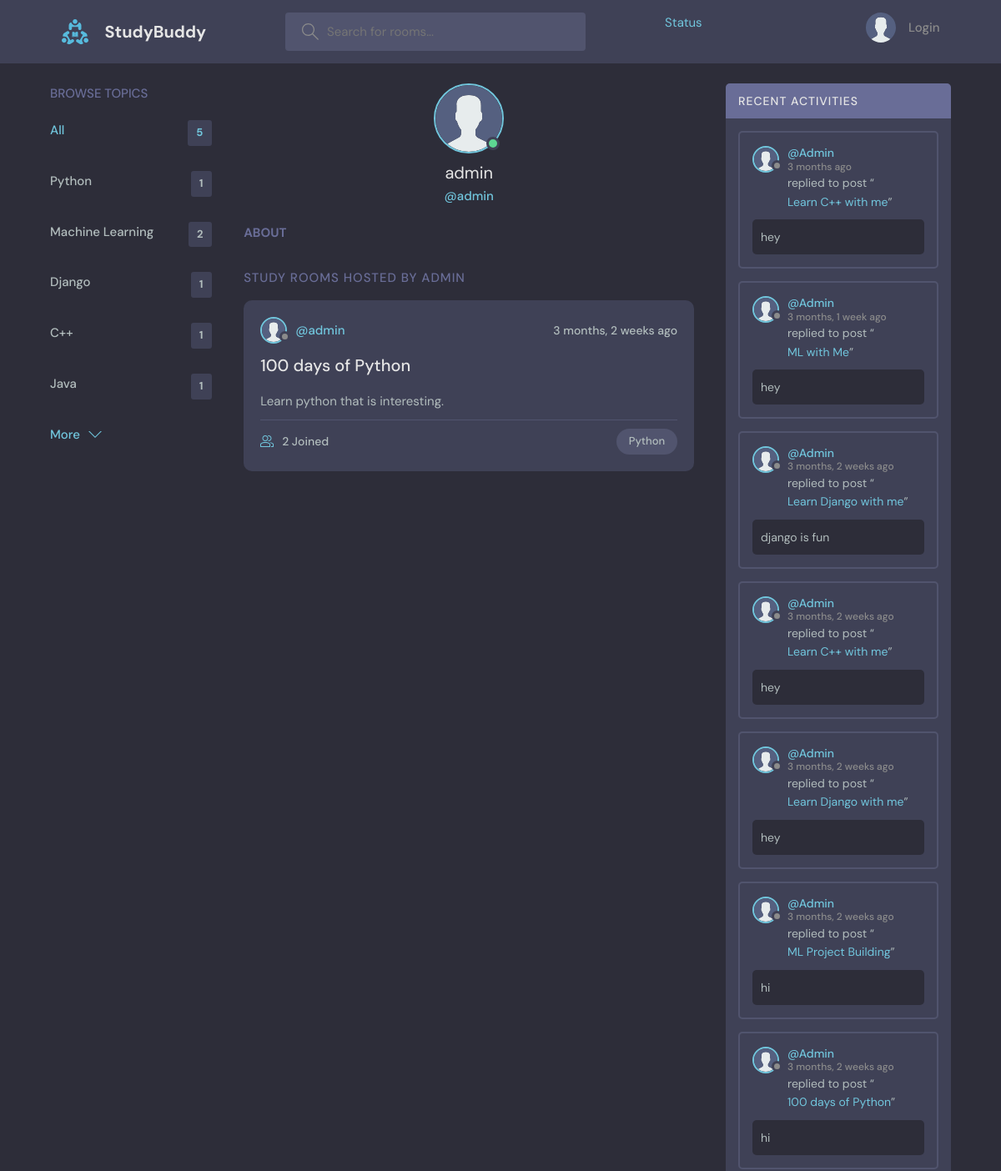
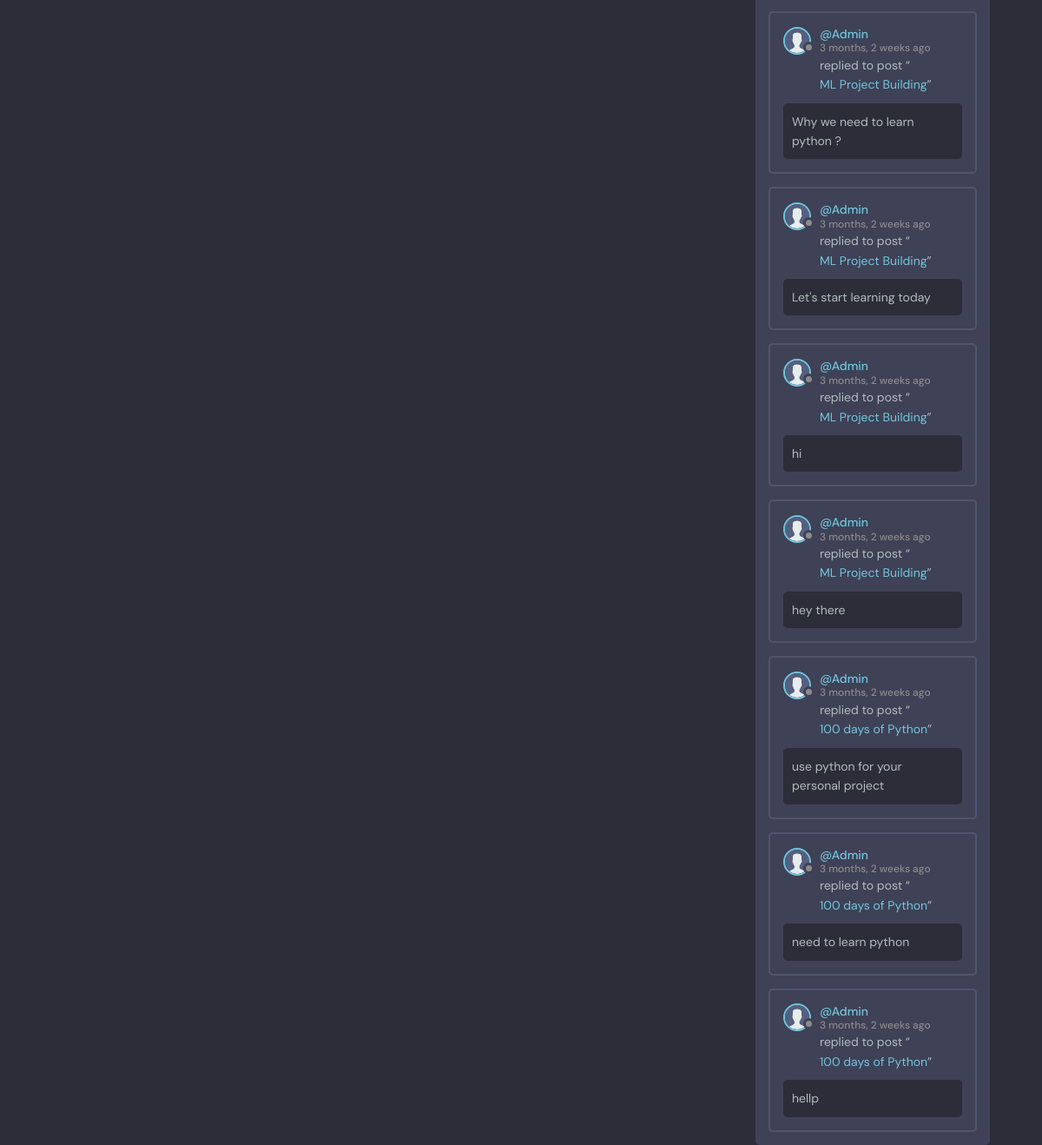
Page /profile/1/ on the committed database (2 pictures, top to bottom).
### base/models.py (models this page shows, shortened)
class Topic(models.Model):
    name = models.CharField(max_length=255)

class User(AbstractUser):
    name = models.CharField(max_length=255, null=True)
    email = models.EmailField(unique=True, null=True)
    bio = models.TextField(null=True, blank=True)
    avatar = models.ImageField(null=True, default="avatar.svg")
    USERNAME_FIELD = 'email'
    REQUIRED_FIELDS = []

class Room(models.Model):
    host = models.ForeignKey(User, on_delete=models.SET_NULL, null=True)
    topic = models.ForeignKey(Topic, on_delete=models.SET_NULL, null=True)
    name = models.CharField(max_length=200)
    description = models.TextField(null=True, blank=True)
    participants = models.ManyToManyField(User, related_name='participants', blank=True)
    updated = models.DateTimeField(auto_now=True)
    created = models.DateTimeField(auto_now_add=True)
    def __str__(self):
        return self.name
    class Meta:
        ordering = ['-updated', '-created']

class Message(models.Model):
    user = models.ForeignKey(User, on_delete=models.CASCADE)
    room = models.ForeignKey(Room, on_delete=models.CASCADE)
    body = models.TextField()
    updated = models.DateTimeField(auto_now=True)
    created = models.DateTimeField(auto_now_add=True)
    def __str__(self):
        return self.body[:50]
    class Meta:
        ordering = ['-updated', '-created']

### base/views.py (the view)
# urls.py: path('profile/<str:pk>/', views.userProfile, name='user-profile'),
def userProfile(request, pk):
    user = User.objects.get(id=pk)
    rooms = user.room_set.all()
    room_messages = user.message_set.all()
    topics = Topic.objects.all()
    context = {
        'user': user,
        'rooms': rooms,
        'room_messages': room_messages,
        'topics': topics,
    }
    return render(request, 'base/profile.html', context=context)

### base/templates/base/profile.html (shortened to what this page needs)
{% extends 'main.html' %}
{% block content %}
  <main class="profile-page layout layout--3">
    <div class="container">
      {% include "base/topics_component.html" %}
      <div class="roomList">
        <div class="profile">
          <div class="profile__avatar">
            <div class="avatar avatar--large active">
              <img src="{{ user.avatar.url }}" />
            </div>
          </div>
          <div class="profile__info">
            <h3>{{user.username}}</h3>
            <p>@{{user.username}}</p>
          </div>
          <div class="profile__about">
            <h3>About</h3>
          </div>
        </div>
        <div class="roomList__header">
          <div>
            <h2>Study Rooms Hosted by {{user.username}}</a>
            </h2>
          </div>
        </div>
        {% include "base/feed_component.html" %}
      </div>
      {% include "base/activity_component.html" %}
    </div>
  </main>
{% endblock content %}

### templates/main.html (shortened to what this page needs)
<!DOCTYPE html>
{% load static %}
<html lang="en">
  <head>
    <link rel="stylesheet" href="{% static 'styles/style.css' %}" />
  </head>
  <body>
    {% include 'navbar.html' %}
    {% block content %}
    {% endblock %}
  </body>
</html>

### templates/navbar.html (shortened to what this page needs)
{% load static %}
<header class="header header--loggedIn">
    <div class="container">
      <a href="{% url 'home' %}" class="header__logo">
        <img src="{% static 'images/logo.svg' %}" />
        <h1>StudyBuddy</h1>
      </a>
      <form class="header__search" method="GET" action="{% url 'home' %}">
        <label>
          <input placeholder="Search for rooms..." name="q"/>
        </label>
      </form>
      <a href="{% url 'status' %}">Status</a>
      <nav class="header__menu">
        {% if request.user.is_authenticated %}
        <div class="header__user">
          <a href="{% url 'user-profile' request.user.id %}">
            <div class="avatar avatar--medium active">
              <img src="{{ request.user.avatar.url }}" />
            </div>
            <p>{{request.user.name}}<span>@{{request.user.username}}</span></p>
          </a>
          <button class="dropdown-button">
            <svg version="1.1" xmlns="http://www.w3.org/2000/svg" width="32" height="32" viewBox="0 0 32 32">
              <title>chevron-down</title>
              <path d="M16 21l-13-13h-3l16 16 16-16h-3l-13 13z"></path>
            </svg>
          </button>
        </div>
        {% else %}
        <a href="{% url 'login' %}">
          <img src="{% static 'images/avatar.svg' %}" />
          <p>Login</p>
        </a>
        {% endif %}
      </nav>
    </div>
  </header>

### base/templates/base/topics_component.html
<div class="topics">
    <div class="topics__header">
      <h2>Browse Topics</h2>
    </div>
    <ul class="topics__list">
      <li>
        <a href="/" class="active">All <span>{{topics.count}}</span></a>
      </li>
      {% for topic in topics %}
      <li>
        <a href="{% url 'home' %}?q={{topic.name}}">{{topic.name}} <span>{{topic.room_set.all.count}}</span></a>
      </li>
      {% endfor %}
    </ul>
    <a class="btn btn--link" href="{% url 'topics' %}">
      More
      <svg version="1.1" xmlns="http://www.w3.org/2000/svg" width="32" height="32" viewBox="0 0 32 32">
        <title>chevron-down</title>
        <path d="M16 21l-13-13h-3l16 16 16-16h-3l-13 13z"></path>
      </svg>
    </a>
  </div>

### base/templates/base/feed_component.html (shortened to what this page needs)
{% for room in rooms %}
<div class="roomListRoom">
    <div class="roomListRoom__header">
      <a href="{% url 'user-profile' room.host.id%}" class="roomListRoom__author">
        <div class="avatar avatar--small">
          <img src="{{ room.host.avatar.url }}" alt=""/>
        </div>
        <span>@{{room.host.username}}</span>
      </a>
      <div class="roomListRoom__actions">
        <span>{{room.created|timesince}} ago</span>
      </div>
    </div>
    <div class="roomListRoom__content">
      <a href="{% url 'room' room.id %}">{{room.name}}</a>
      <p>
        {{room.description}}
      </p>
    </div>
    <div class="roomListRoom__meta">
      <a href="{% url 'room' room.id %}" class="roomListRoom__joined">
        {{room.participants.all.count}} Joined
      </a>
      <p class="roomListRoom__topic">{{room.topic.name}}</p>
    </div>
  </div>
{% endfor %}

### base/templates/base/activity_component.html (shortened to what this page needs)
<div class="activities">
    <div class="activities__header">
      <h2>Recent Activities</h2>
    </div>
    {% for message in room_messages %}
    <div class="activities__box">
      <div class="activities__boxHeader roomListRoom__header">
        <a href="{% url 'user-profile' message.user.id%}" class="roomListRoom__author">
          <div class="avatar avatar--small">
            <img src="{{ message.user.avatar.url }}" />
          </div>
          <p>
            @{{message.user.name}}
            <span>{{message.created|timesince}} ago</span>
          </p>
        </a>
      </div>
      <div class="activities__boxContent">
        <p>replied to post “<a href="{% url 'room' message.room.id%}">{{message.room}}</a>”</p>
        <div class="activities__boxRoomContent">
            {{message}}
        </div>
      </div>
    </div>
    {% endfor %}
  </div>

### rows in the picture
Topic: name "Python", room_set.all.count "1"
Topic: name "Machine Learning", room_set.all.count "2"
Topic: name "Django", room_set.all.count "1"
Topic: name "C++", room_set.all.count "1"
Topic: name "Java", room_set.all.count "1"
User: avatar (placeholder picture), username "admin", username "ADMIN"
Room: host.avatar (placeholder picture), host.username "admin", created "3 months, 2 weeks", name "100 days of Python", description "Learn python that is interesting.", participants.all.count "2", topic.name "Python"
Message: user.avatar (placeholder picture), user.name "Admin", created "3 months", room "Learn C++ with me", body "hey"
Message: user.avatar (placeholder picture), user.name "Admin", created "3 months, 1 week", room "ML with Me", body "hey"
Message: user.avatar (placeholder picture), user.name "Admin", created "3 months, 2 weeks", room "Learn Django with me", body "django is fun"
Message: user.avatar (placeholder picture), user.name "Admin", created "3 months, 2 weeks", room "Learn C++ with me", body "hey"
Message: user.avatar (placeholder picture), user.name "Admin", created "3 months, 2 weeks", room "Learn Django with me", body "hey"
Message: user.avatar (placeholder picture), user.name "Admin", created "3 months, 2 weeks", room "ML Project Building", body "hi"
Message: user.avatar (placeholder picture), user.name "Admin", created "3 months, 2 weeks", room "100 days of Python", body "hi"
Message: user.avatar (placeholder picture), user.name "Admin", created "3 months, 2 weeks", room "ML Project Building", body "Why we need to learn python ?"
Message: user.avatar (placeholder picture), user.name "Admin", created "3 months, 2 weeks", room "ML Project Building", body "Let's start learning today"
Message: user.avatar (placeholder picture), user.name "Admin", created "3 months, 2 weeks", room "ML Project Building", body "hi"
Message: user.avatar (placeholder picture), user.name "Admin", created "3 months, 2 weeks", room "ML Project Building", body "hey there"
Message: user.avatar (placeholder picture), user.name "Admin", created "3 months, 2 weeks", room "100 days of Python", body "use python for your personal project"
Message: user.avatar (placeholder picture), user.name "Admin", created "3 months, 2 weeks", room "100 days of Python", body "need to learn python"
Message: user.avatar (placeholder picture), user.name "Admin", created "3 months, 2 weeks", room "100 days of Python", body "hellp"

### other values in the picture
{{ topics.count }} "5"
